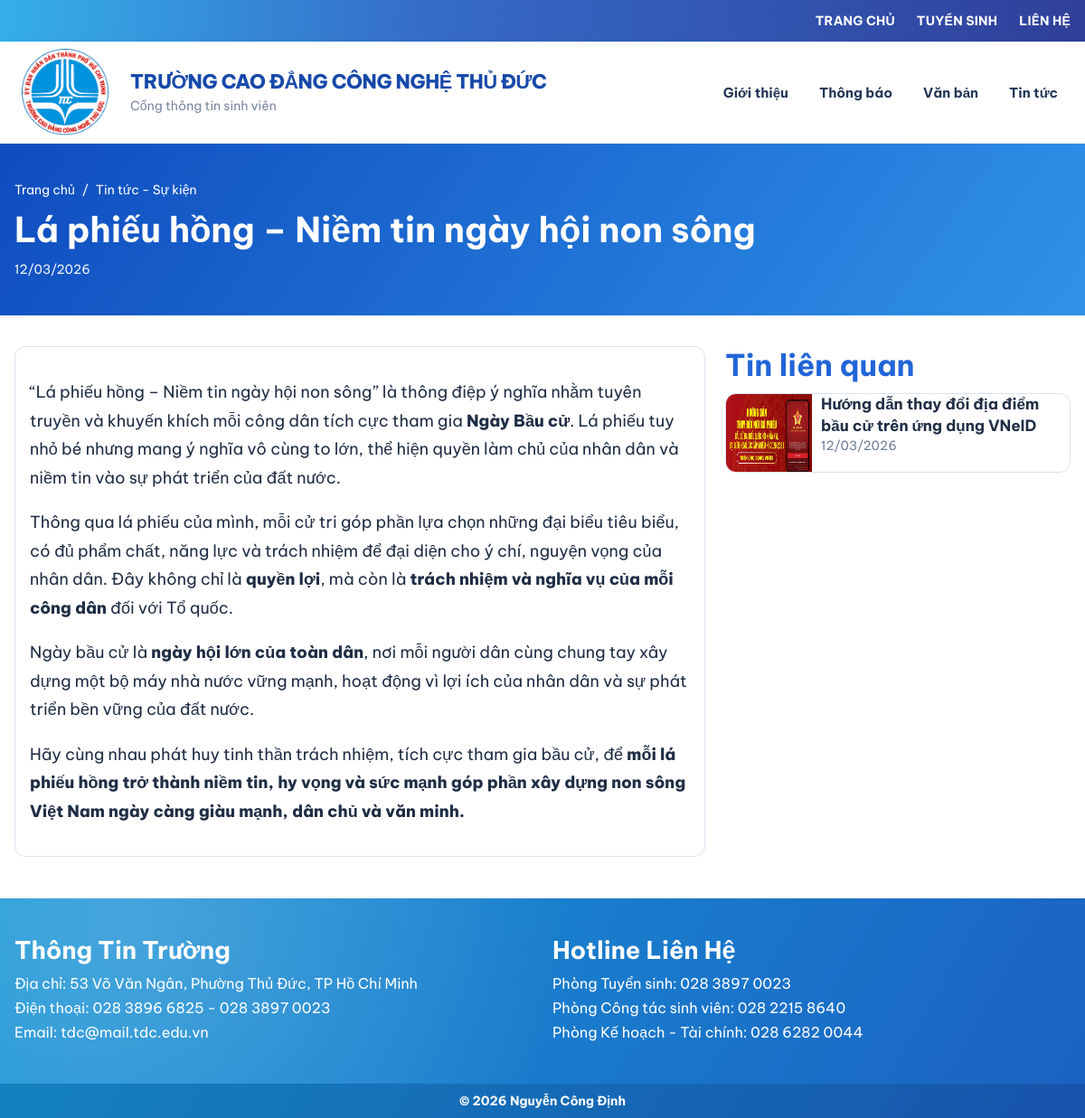
/news.php?slug=la-phieu-hong-niem-tin-ngay-hoi-non-song, run on the app's committed database.
### tables this page shows
CREATE TABLE IF NOT EXISTS `posts` (
  `id` int NOT NULL AUTO_INCREMENT,
  `category_id` int DEFAULT NULL,
  `title` varchar(255) NOT NULL,
  `slug` varchar(255) NOT NULL,
  `excerpt` text,
  `content` longtext,
  `thumbnail` varchar(500) DEFAULT NULL,
  `status` enum('draft','published') NOT NULL DEFAULT 'published',
  `published_at` date NOT NULL,
  `created_at` timestamp NULL DEFAULT CURRENT_TIMESTAMP,
  `updated_at` timestamp NULL DEFAULT CURRENT_TIMESTAMP ON UPDATE CURRENT_TIMESTAMP,
  PRIMARY KEY (`id`),
  UNIQUE KEY `slug` (`slug`),
  KEY `fk_posts_category` (`category_id`)
);

CREATE TABLE IF NOT EXISTS `categories` (
  `id` int NOT NULL AUTO_INCREMENT,
  `name` varchar(180) NOT NULL,
  `slug` varchar(200) NOT NULL,
  `sort_order` int NOT NULL DEFAULT '0',
  `is_active` tinyint(1) NOT NULL DEFAULT '1',
  `created_at` timestamp NULL DEFAULT CURRENT_TIMESTAMP,
  PRIMARY KEY (`id`),
  UNIQUE KEY `slug` (`slug`)
);

### includes/functions.php (called while the page is built, shortened)
<?php
function e(string $value): string
{
    return htmlspecialchars($value, ENT_QUOTES, 'UTF-8');
}
function format_date(string $value): string
{
    return date('d/m/Y', strtotime($value));
}
function post_cover_image(array $post): string
{
    $thumbnail = trim((string) ($post['thumbnail'] ?? ''));
    if ($thumbnail !== '') {
        return $thumbnail;
    }
    return base_url('assets/images/placeholder.svg');
}
function get_post_by_slug(PDO $pdo, string $slug): ?array
{
    $stmt = $pdo->prepare(
        'SELECT p.*, c.name AS category_name, c.slug AS category_slug
         FROM posts p
         LEFT JOIN categories c ON c.id = p.category_id
         WHERE p.slug = ? AND p.status = ?
         LIMIT 1'
    );
    $stmt->execute([$slug, 'published']);
    $post = $stmt->fetch();
    return $post ?: null;
}
function get_related_posts(PDO $pdo, int $categoryId, int $excludeId, int $limit = 4): array
{
    $stmt = $pdo->prepare(
        'SELECT id, title, slug, thumbnail, content, published_at
         FROM posts
         WHERE status = ? AND category_id = ? AND id <> ?
         ORDER BY published_at DESC, id DESC
         LIMIT ?'
    );
    $stmt->bindValue(1, 'published');
    $stmt->bindValue(2, $categoryId, PDO::PARAM_INT);
    $stmt->bindValue(3, $excludeId, PDO::PARAM_INT);
    $stmt->bindValue(4, $limit, PDO::PARAM_INT);
    $stmt->execute();
    return $stmt->fetchAll();
}
function base_url(string $path = ''): string
{
    return rtrim(APP_URL, '/') . '/' . ltrim($path, '/');
}

### news.php (the view, shortened to what this page needs)
<?php
require __DIR__ . '/config/database.php';
require __DIR__ . '/includes/functions.php';
$slug = isset($_GET['slug']) ? trim((string) $_GET['slug']) : '';
$post = $slug !== '' ? get_post_by_slug($pdo, $slug) : null;
$relatedPosts = get_related_posts($pdo, (int) $post['category_id'], (int) $post['id']);
require __DIR__ . '/includes/header.php';
?>
<section class="title-banner">
    <div class="container">
        <div class="breadcrumb">
            <a href="<?= e(base_url()) ?>">Trang chủ</a>
            <span>/</span>
            <a href="<?= e(base_url('category.php?slug=' . $post['category_slug'])) ?>"><?= e($post['category_name']) ?></a>
        </div>
        <h1><?= e($post['title']) ?></h1>
        <div class="meta"><?= e(format_date($post['published_at'])) ?></div>
    </div>
</section>
<section class="content-wrap">
    <div class="container content-grid">
        <article class="post-content">
            <div class="post-body"><?= $post['content'] ?></div>
        </article>
        <aside class="sidebar">
            <h3>Tin liên quan</h3>
            <?php foreach ($relatedPosts as $item): ?>
                <a class="sidebar-item" href="<?= e(base_url('news.php?slug=' . $item['slug'])) ?>">
                    <img src="<?= e(post_cover_image($item)) ?>" alt="<?= e($item['title']) ?>">
                    <div>
                        <strong><?= e($item['title']) ?></strong>
                        <div class="meta"><?= e(format_date($item['published_at'])) ?></div>
                    </div>
                </a>
            <?php endforeach; ?>
        </aside>
    </div>
</section>
<?php require __DIR__ . '/includes/footer.php'; ?>

### assets/css/style.css (style rules this page uses)
:root { --blue-950: #1f357d; --blue-900: #20489d; --blue-700: #2e79de; --blue-500: #26a4e4; --text: #1f2e45; --muted: #6f7e97; --line: #d8e2f0; --white: #ffffff; --bg: #eef1f6; }
* { box-sizing: border-box; }
html, body { margin: 0; padding: 0; width: 100%; max-width: 100%; overflow-x: hidden; }
body { font-family: 'Be Vietnam Pro', sans-serif; color: var(--text); background: #ffffff; }
a { color: inherit; text-decoration: none; }
.container { width: 100%; max-width: 1280px; padding-left: 16px; padding-right: 16px; margin: 0 auto; }
.section-news, .content-wrap { padding: 34px 0 46px; }
.news-featured, .news-item, .sidebar-item, .category-item, .volunteer-card { background: #fff; border: 1px solid var(--line); border-radius: 12px; overflow: hidden; }
.meta { color: var(--muted); font-size: 14px; }
.title-banner { background: linear-gradient(125deg, #0f4cbf, #2f92e8); color: #fff; padding: 42px 0; }
.breadcrumb { display: flex; flex-wrap: wrap; gap: 8px; margin-bottom: 12px; font-size: 14px; }
.title-banner h1 { margin: 0; font-size: clamp(28px, 3.2vw, 52px); line-height: 1.2; }
.title-banner .meta { margin-top: 12px; color: rgba(255, 255, 255, 0.95); }
.intro-body strong, .intro-body b, .post-body strong, .post-body b { font-weight: 800; }
.content-grid { display: grid; grid-template-columns: 2fr 1fr; gap: 22px; }
.post-content { background: #fff; border: 1px solid var(--line); border-radius: 12px; padding: 16px; }
.post-body { font-size: 18px; line-height: 1.75; }
.sidebar { display: grid; align-content: start; gap: 10px; }
.sidebar h3 { margin: 0; color: #2165d7; font-size: 33px; }
.sidebar-item { display: grid; grid-template-columns: 95px 1fr; gap: 10px; max-height: 90px; padding-right: 8px; }
.sidebar-item img { width: 100%; height: 100%; min-height: 86px; object-fit: fill; }
.sidebar-item strong { font-size: 17px; line-height: 1.4; }

### data on the page
posts: category.name "Tin tức - Sự kiện", title "Lá phiếu hồng – Niềm tin ngày hội non sông", published_at "12/03/2026", content "“Lá phiếu hồng – Niềm tin ngày hội non sông” là thông điệp ý nghĩa nhằm tuyên truyền và khuyến khích mỗi công dân tích cực tham gia Ngày Bầu cử . Lá phiếu tuy nhỏ bé nhưng mang ý nghĩa vô cùng to lớn, thể hiện quyền làm chủ của nhân dân và niềm tin vào sự phát triển của đất nước. Thông qua lá phiếu của mình, mỗi cử tri góp phần lựa chọn những đại biểu tiêu biểu, có đủ phẩm chất, năng lực và trách nhiệm để đại diện cho ý chí, nguyện vọng của nhân dân. Đây không chỉ là quyền lợi , mà còn là trách nhiệm và nghĩa vụ của mỗi công dân đối với Tổ quốc. Ngày bầu cử là ngày hội lớn của toàn dân , nơi mỗi người dân cùng chung tay xây dựng một bộ máy nhà nước vững mạnh, hoạt động vì lợi ích của nhân…"
posts: thumbnail (picture), title "Hướng dẫn thay đổi địa điểm bầu cử trên ứng dụng VNeID", published_at "12/03/2026"

### other printed values
$site['school_name'] "TRƯỜNG CAO ĐẲNG CÔNG NGHỆ THỦ ĐỨC"
$site['school_subtitle'] "Cổng thông tin sinh viên"
$site['footer_title_left'] "Thông Tin Trường"
$site['footer_address'] "Địa chỉ: 53 Võ Văn Ngân, Phường Thủ Đức, TP Hồ Chí Minh"
$site['footer_phone'] "Điện thoại: 028 3896 6825 - 028 3897 0023"
$site['footer_email'] "Email: tdc@mail.tdc.edu.vn"
$site['footer_title_right'] "Hotline Liên Hệ"
$site['footer_hotline_1'] "Phòng Tuyển sinh: 028 3897 0023"
$site['footer_hotline_2'] "Phòng Công tác sinh viên: 028 2215 8640"
$site['footer_hotline_3'] "Phòng Kế hoạch - Tài chính: 028 6282 0044"
$site['footer_copyright'] "Nguyễn Công Định"
